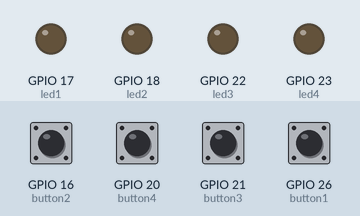
Simulated run of this program. Board: Raspberry Pi (BCM pin numbers). Parts: output pins drawn as LEDs (lit = HIGH). Dashed ring = blinking. The inputs (shaded band) are chosen by the test bench; at power-on: GPIO 16 (button2), GPIO 20 (button4), GPIO 21 (button3), GPIO 26 (button1) HIGH. Random numbers come from a fixed seed; what the program prints to the terminal is not drawn. At 14.8 s the program stops and its outputs stay as they are.

Above: at 1.2 s.
1.3 s: GPIO 16 (button2) pulled LOW for 1 s
At 3.7 s:
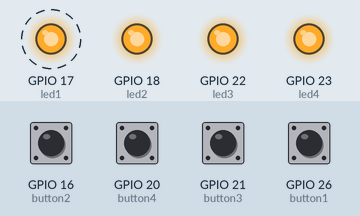
At 7.3 s:
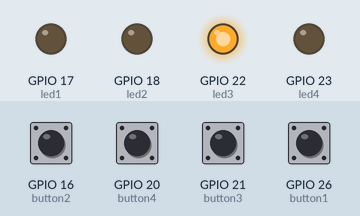
8.3 s: GPIO 16 (button2) driven LOW
At 11.2 s:
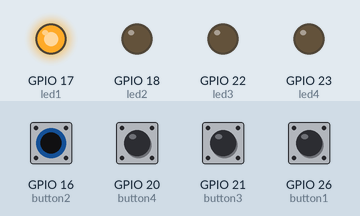
Timing chart, 0 to 15.8 s (numbered marks = the images above; inputs shaded):
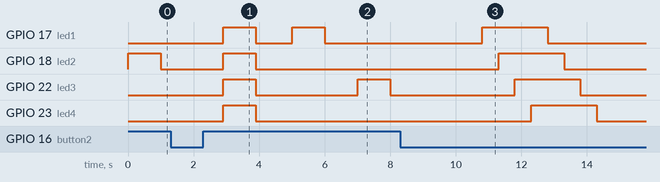

The program:

simple_button_game.py
```python
from gpiozero import LED, Button
from time import sleep
import random


class simple_button_game:
    def __init__(self):
        self.led1 = LED(17)
        self.led2 = LED(18)
        self.led3 = LED(22)
        self.led4 = LED(23)

        self.button1 = Button(26)
        self.button2 = Button(16)
        self.button3 = Button(21)
        self.button4 = Button(20)
        self.led_list = [self.led1, self.led2, self.led3, self.led4]
        self.stage = 1
        self.cnt_button = 1
        print('################START##################')

    def correct(self):
        for led in self.led_list:
            led.on()
        sleep(1)
        for led in self.led_list:
            led.off()
        sleep(1)

    def wrong(self):
        for led in self.led_list:
            led.on()
            sleep(0.5)
        for led in self.led_list:
            led.off()
            sleep(0.5)

    def normal(self, time=1, max_stage=10):
        while self.stage < max_stage:
            led_save = []
            button_save = []
            for _ in range(self.stage):
                led = random.choice(self.led_list)
                led.on()
                sleep(time)
                led.off()
                sleep(time)
                led_save.append(led)

            while self.cnt_button > 0:
                flag = False
                if self.button1.is_pressed:
                    button_save.append(self.led1)
                    flag = True
                    sleep(0.9)
                if self.button2.is_pressed:
                    button_save.append(self.led2)
                    flag = True
                    sleep(0.9)
                if self.button3.is_pressed:
                    button_save.append(self.led3)
                    flag = True
                    sleep(0.9)
                if self.button4.is_pressed:
                    button_save.append(self.led4)
                    flag = True
                    sleep(0.9)
                if flag is True:
                    self.cnt_button -= 1
                    continue

            if led_save == button_save:
                self.correct()

            elif led_save != button_save:
                self.wrong()
                exit()

            self.stage += 1
            self.cnt_button = self.stage
            sleep(0.1)


game = simple_button_game()
# choose the time (how long the light will be stayed on) & max_stage
# default time is 1 second, max_stage is 10 stages
game.normal(time=1, max_stage=10)
```

Measured:
- after the input at 1.3 s, GPIO 17 (led1): alternates HIGH for 1.0 s and LOW for 1.1 s, 4 changes in all, then stays LOW, starting after 1.6 s; GPIO 18 (led2), GPIO 23 (led4): LOW → HIGH after 1.6 s, → LOW 1.0 s later; GPIO 22 (led3): alternates HIGH for 1.0 s and LOW for 3.1 s, starting after 1.6 s
- after the input at 8.3 s, GPIO 17 (led1): LOW → HIGH after 2.5 s, → LOW 2.0 s later; GPIO 18 (led2): LOW → HIGH after 3.0 s, → LOW 2.0 s later; GPIO 22 (led3): LOW → HIGH after 3.5 s, → LOW 2.0 s later; GPIO 23 (led4): LOW → HIGH after 4.0 s, → LOW 2.0 s later
